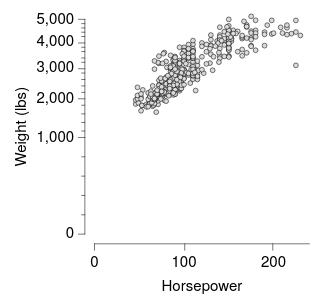

Express this chart as Vega-Lite.
### Vega-Lite specification from a JSON file in a GitHub repository (floating-point values rounded to 4 significant figures; data arrays with more than 128 entries replaced by an {"elided": "..."} marker saying what was removed)
{"background": null, "config": {"arc": {"fill": "#DBDBDB", "fillOpacity": 1.0, "innerRadius": 25.0, "padAngle": 0.03, "stroke": "black", "strokeOpacity": 1, "strokeWidth": 0.25}, "area": {"fill": "#DBDBDB", "fillOpacity": 1.0, "stroke": "black", "strokeOpacity": 1, "strokeWidth": 0.25}, "axis": {"domain": true, "domainCap": "round", "domainColor": "black", "domainWidth": 0.25, "grid": false, "gridCap": "round", "gridColor": "#F1F1F1", "gridDash": [0, 0], "gridOpacity": 1.0, "gridWidth": 0.25, "labelColor": "black", "labelFont": "HelveticaNeue", "labelFontSize": 7, "labelFontStyle": "normal", "labelFontWeight": 400, "offset": 4.5, "ticks": true, "tickCap": "round", "tickColor": "black", "tickSize": 3, "tickWidth": 0.25, "titleColor": "black", "titleFont": "HelveticaNeue", "titleFontSize": 7, "titleFontStyle": "normal", "titleFontWeight": 400}, "axisX": {"domain": true, "labelAlign": "center", "labelAngle": 0, "labels": true, "ticks": true, "translate": 0}, "axisY": {"domain": true, "labelAlign": "right", "labelAngle": 0, "labels": true, "ticks": true, "translate": 0}, "axisRight": {"domain": true, "labelAlign": "left", "labelAngle": 0, "labels": true, "ticks": true, "translate": 0}, "axisTop": {"domain": true, "labelAlign": "center", "labelAngle": 0, "labels": true, "ticks": true, "translate": 0}, "bar": {"fill": "#DBDBDB", "fillOpacity": 1.0, "stroke": "black", "strokeOpacity": 1, "strokeWidth": 0.25}, "boxplot": {"size": 9.0, "ticks": {"cornerRadius": 0.25, "fill": "black", "size": 4.5, "thickness": 0.25}, "box": {"fillOpacity": 1.0, "stroke": "black", "strokeOpacity": 1, "strokeWidth": 0.25}, "median": {"fill": "black", "fillOpacity": 1.0, "size": 9.0, "thickness": 0.25}, "rule": {"fill": "black", "fillOpacity": 1.0, "size": 10.0, "stroke": "black", "strokeDash": [0, 0], "strokeOpacity": 1, "strokeWidth": 0.25}, "outliers": {"color": "black", "fill": "black", "fillOpacity": 1.0, "size": 0, "stroke": "black", "strokeOpacity": 1, "strokeWidth": 0.25}}, "circle": {"fill": "black", "fillOpacity": 1.0, "size": 0.5, "stroke": "black", "strokeOpacity": 1, "strokeWidth": 0.25}, "errorband": {"band": {"fillOpacity": 0.6, "stroke": null, "strokeWidth": 0.25, "strokeOpacity": 1}, "borders": {"opacity": 0, "strokeOpacity": 0.25, "strokeWidth": 1}}, "errorbar": {"opacity": 1, "rule": {"strokeDash": [0, 0], "strokeWidth": 0.5}, "ticks": {"color": "black", "cornerRadius": 0.25, "opacity": 1, "size": 6.0, "thickness": 0.5}, "thickness": 0.5}, "font": "HelveticaNeue", "geoshape": {"fill": "#DBDBDB", "fillOpacity": 1.0, "stroke": "black", "strokeOpacity": 1, "strokeWidth": 0.25}, "header": {"labelColor": "black", "labelFont": "HelveticaNeue", "labelFontSize": 7, "labelFontStyle": "normal", "labelFontWeight": 400, "titleColor": "black", "titleFont": "HelveticaNeue", "titleFontSize": 7, "titleFontStyle": "normal", "titleFontWeight": 400, "titlePadding": 0}, "legend": {"disable": false, "offset": 4.5, "gradientLength": 50.0, "gradientThickness": 5.0, "gradientOpacity": 1.0, "gradientStrokeColor": "black", "gradientStrokeWidth": 0.25, "labelColor": "black", "labelFont": "HelveticaNeue", "labelFontSize": 7, "labelFontStyle": "normal", "labelFontWeight": 400, "strokeColor": "black", "strokeWidth": 0, "symbolSize": 42, "symbolStrokeColor": "black", "symbolStrokeWidth": 0.25, "titleColor": "black", "titleFont": "HelveticaNeue", "titleFontSize": 7, "titleFontStyle": "normal", "titleFontWeight": 400}, "line": {"color": "black", "stroke": "black", "strokeCap": "round", "strokeDash": [0, 0], "strokeOpacity": 1, "strokeWidth": 0.375}, "point": {"filled": true, "fill": "#DBDBDB", "fillOpacity": 1.0, "size": 5.0, "stroke": "black", "strokeOpacity": 1, "strokeWidth": 0.25}, "range": {"category": ["#C6D9F1", "#F1C9CB", "#FEF0B9", "#CEE37A", "#7AA8E0", "#E589A3", "#FDDD5D", "#68B961", "#4177B1", "#C35082", "#E5C227", "#438156"], "diverging": {"scheme": ["#C35082", "#CE6D94", "#D989A7", "#E2A4BA", "#EABFCE", "#F1DBE2", "#F6F6F6", "#D7E0EB", "#B9CBE0", "#9BB6D5", "#7DA1C9", "#5F8CBD", "#4177B1"]}, "heatmap": {"scheme": ["#DFE9F7", "#C6D9F1", "#ADC8EC", "#94B8E6", "#7AA8E0", "#6097DA", "#4D87CA", "#4177B1", "#386898", "#2F597F", "#264A69", "#1D3A58"]}, "ordinal": {"scheme": ["#F1F1F1", "#DBDBDB", "#C6C6C6", "#B2B2B2", "#9D9D9D", "#898989", "#767676", "#636363", "#515151", "#404040", "#2F2F2F", "#1F1F1F"]}, "ramp": {"scheme": ["#DFE9F7", "#C6D9F1", "#ADC8EC", "#94B8E6", "#7AA8E0", "#6097DA", "#4D87CA", "#4177B1", "#386898", "#2F597F", "#264A69", "#1D3A58"]}}, "rule": {"color": "black", "stroke": "black", "strokeCap": "round", "strokeDash": [2, 2], "strokeOpacity": 1, "strokeWidth": 0.25}, "scale": {"bandPaddingInner": 0.1, "bandPaddingOuter": 0.1, "round": false}, "rect": {"fill": "#DBDBDB", "fillOpacity": 1.0, "stroke": "black", "strokeOpacity": 1, "strokeWidth": 0.25}, "square": {"fill": "#DBDBDB", "fillOpacity": 1.0, "size": 10.0, "stroke": "black", "strokeOpacity": 1, "strokeWidth": 0.25}, "text": {"color": "black", "font": "HelveticaNeue", "fontSize": 7, "fontStyle": "normal", "fontWeight": 400}, "title": {"anchor": "middle", "frame": "group", "color": "black", "font": "HelveticaNeue", "fontSize": 7, "fontStyle": "normal", "fontWeight": 400, "subtitleColor": "black", "subtitleFont": "HelveticaNeue", "subtitleFontSize": "HelveticaNeue", "subtitleFontStyle": "normal", "subtitleFontWeight": 400}, "view": {"continuousWidth": 100, "continuousHeight": 100, "discreteWidth": 100, "discreteHeight": 100, "fill": null, "stroke": null, "strokeWidth": 0.25}}, "layer": [{"data": {"name": "data-d7a230a7326baf606a19256938f2a2d2"}, "mark": {"type": "point"}, "encoding": {"x": {"field": "Horsepower", "title": "Horsepower", "type": "quantitative"}, "y": {"axis": {"values": [0, 1000, 2000, 3000, 4000, 5000]}, "field": "Weight_in_lbs", "scale": {"exponent": 0.5, "type": "pow"}, "title": "Weight (lbs)", "type": "quantitative"}}}, {"data": {"name": "data-d7a230a7326baf606a19256938f2a2d2"}, "mark": {"type": "point", "opacity": 0}, "encoding": {"y": {"axis": {"domain": false, "grid": false, "labels": false, "orient": "left", "tickSize": 1.5, "ticks": true, "values": [40.0, 160.0, 360.0, 640.0, 1173.0, 1359.0, 1559.0, 1773.0, 2184.0, 2376.0, 2576.0, 2784.0, 3189.0, 3383.0, 3583.0, 3789.0, 4191.0, 4387.0, 4587.0, 4791.0]}, "field": "Weight_in_lbs", "scale": {"domain": [0.0, 5000.0], "exponent": 0.5, "type": "pow"}, "title": null, "type": "quantitative"}}}], "resolve": {"axis": {"y": "independent"}}, "$schema": "https://vega.github.io/schema/vega-lite/v6.4.1.json", "datasets": {"data-d7a230a7326baf606a19256938f2a2d2": {"elided": "400 records"}}}
